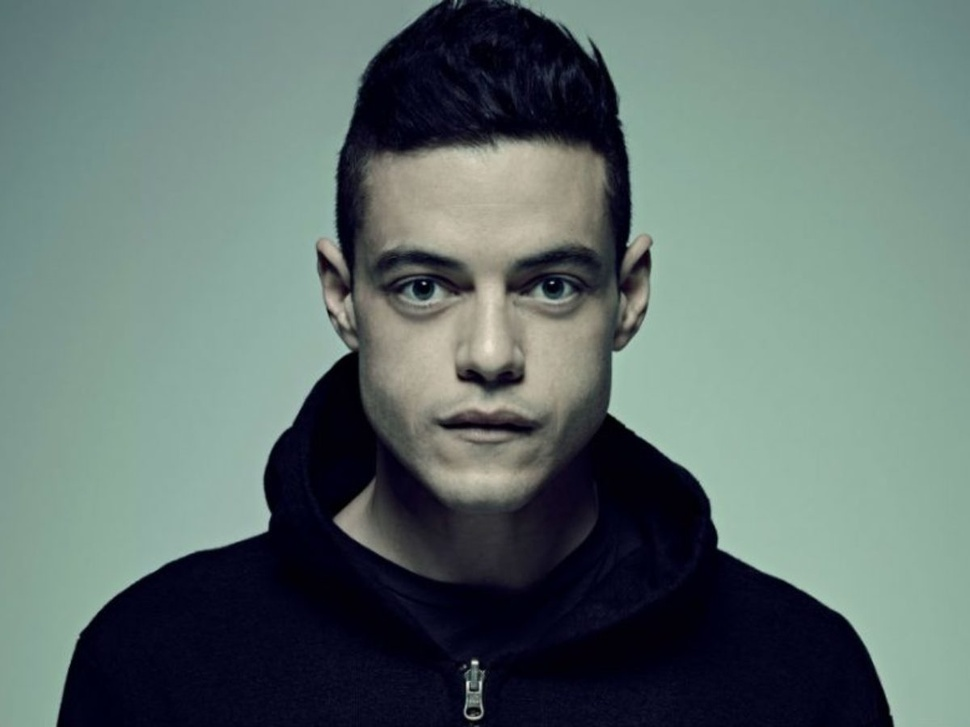
#> input picture mrrobot.jpg, 970 x 727 px, shrunk from 1200 x 900 before the run
$ python Face_Detector.py
#> lines starting #> are read from the running program, lines starting #| are printed output that depends on the picture; after the words box and inside, x2 and y2 are one past the last pixel; in counts of white or black regions, pixels touching at a corner belong together
import cv2
from random import randrange

#loading pre-trained data from opencv (haarcascade)
# classifier is just detector
trained_face_data = cv2.CascadeClassifier('haarcascade_frontalface_default.xml')

#choose image to detect face
img = cv2.imread('mrrobot.jpg')#this is how you import image in opencv
#> img is the input picture: shape (727, 970, 3); mean B, G, R 109.3, 112.1, 96.1

# we need to convert to grayscale before detecting faces
grayscaled_img = cv2.cvtColor(img, cv2.COLOR_BGR2GRAY)

#we will detect faces using the line below
face_coordinates = trained_face_data.detectMultiScale(grayscaled_img)
#> face_coordinates = [[320, 155, 343, 343]]

# here im using coordinates to accurately crop rectangle around face
# (x,y,w,h) = face_coordinates[0] #change this [0] no to 1,2,3 to switch to other faces on images

for (x, y, w, h) in face_coordinates: # loop to show all faces
    cv2.rectangle(img, (x,y), (x+w, y+h), (randrange(128,256), randrange(128,256),randrange(128,256)), 10) #create rectangles around face and randrage here creates random colors for rectangles
#> this loop made 1 pass
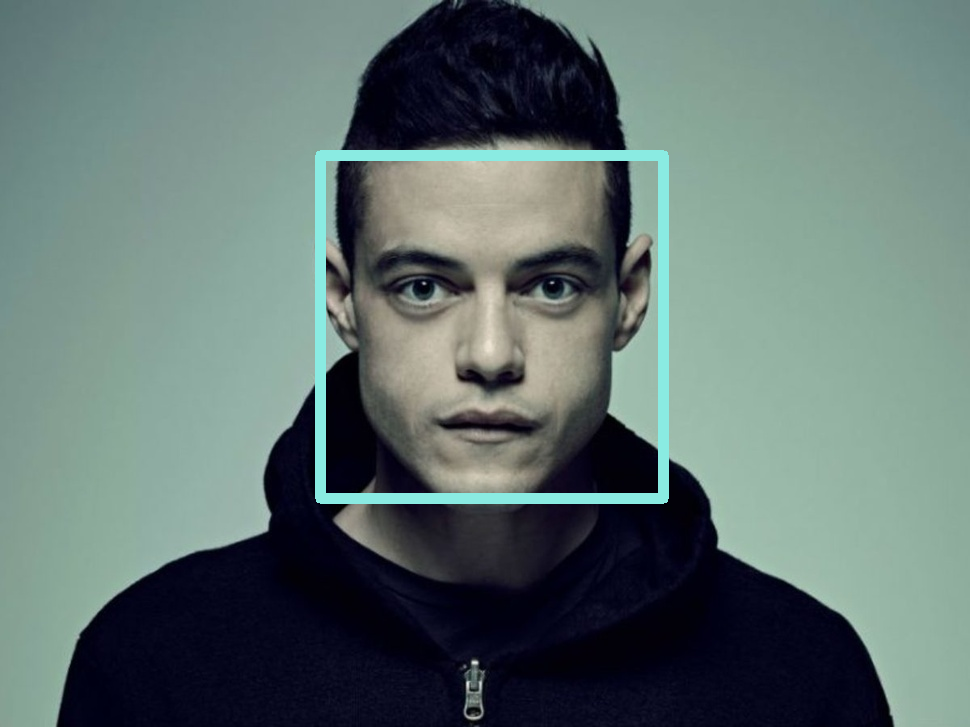
#> img: shape (727, 970, 3); 2.13% of pixels changed, all inside (x1, y1, x2, y2) = (315, 150, 669, 504)

# print(face_coordinates)


cv2.imshow('Face Detector', img)#this is app name for window and taking the img
cv2.waitKey()


print('Trippin through times lol... but code finished')
